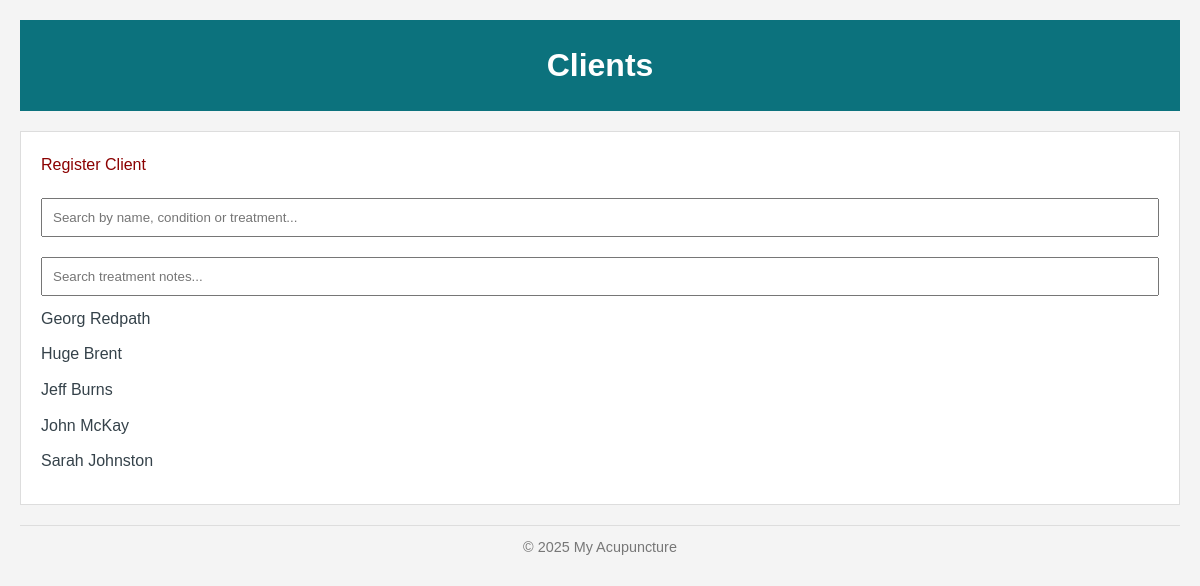
/, run on an earlier commit of the app's database.
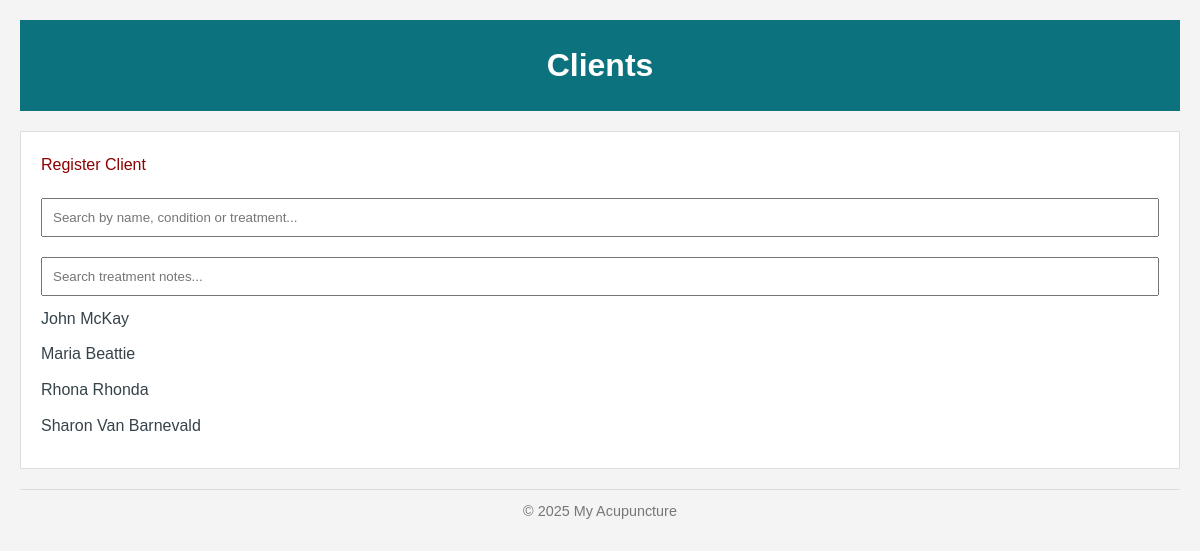
And on a later commit of the database.
### client/models.py (models this page shows, shortened)
class Client(models.Model):
    name = models.CharField(max_length=200)
    dob = models.DateField(null=True, blank=True)
    condition = models.TextField(help_text="Describe the client's condition")
    treatment = models.TextField(help_text="Initial treatment or notes")
    date_time = models.DateTimeField(default=timezone.now)

### client/views.py (the view, shortened to what this page needs)
# urls.py: path('', views.client_list, name='client_list'),
def client_list(request):
    client_query = request.GET.get('client_query', '').strip()
    notes_query = request.GET.get('notes_query', '').strip()
    clients = Client.objects.all().order_by('name')
    if notes_query:
        clients = clients.filter(sessions__treatment_notes__icontains=notes_query).distinct()
    context = {
        'clients': clients,
        'client_query': client_query,
        'notes_query': notes_query,
    }
    return render(request, 'client/client_list.html', context)

### client/templates/client/client_list.html (shortened to what this page needs)
{% extends 'base.html' %}
{% block header_title %}Clients{% endblock %}
{% block content %}
    <a href="{% url 'add_client' %}" class="highlighted-text" > Register Client</a>
    <form method="GET" action="{% url 'client_list' %}">
        <input type="text" name="client_query" value="{{ client_query }}" placeholder="Search by name, condition or treatment...">
    </form>
    <form method="GET" action="{% url 'client_list' %}">
        <input type="text" id="treatment_notes_search" name="notes_query" value="{{ notes_query }}" placeholder="Search treatment notes...">
    </form>
    {% if clients %}
        <ul>
            {% for client in clients %}
                <li>
                    <a href="{% url 'client_detail' client.pk %}">{{ client.name }}</a>
                </li>
            {% endfor %}
        </ul>
    {% else %}
        <p>No clients available.</p>
    {% endif %}
{% endblock %}

### client/templates/base.html (shortened to what this page needs)
{% load static %}
<!DOCTYPE html>
<html lang="en">
<head>
    <link rel="stylesheet" href="{% static 'css/styles.css' %}">
</head>
<body>
    <header>
        <h1>{% block header_title %}Default Title{% endblock %}</h1>
    </header>
    <main>
        {% block content %}
        {% endblock %}
    </main>
    <footer>
        <p>&copy; {{ current_year|default:"2025" }} My Acupuncture</p>
    </footer>
</body>
</html>

### client/static/css/styles.css (style rules this page uses)
* { margin: 0; padding: 0; box-sizing: border-box; }
body { font-family: Arial, sans-serif; line-height: 1.6; background-color: #f4f4f4; color: #333; padding: 20px; }
header { background: #0c727d; color: #ffffff; padding: 20px 0; text-align: center; margin-bottom: 20px; }
main, section { background: #ffffff; padding: 20px; margin-bottom: 20px; border: 1px solid #dddddd; }
footer { text-align: center; font-size: 0.9em; color: #777; margin-top: 20px; padding-top: 10px; border-top: 1px solid #dddddd; }
a { color: #35424a; text-decoration: none; }
ul { list-style-type: none; margin: 0; padding: 0; }
li { margin-bottom: 10px; }
form { margin-top: 20px; }
form input, form textarea, form button { display: block; width: 100%; margin-bottom: 10px; padding: 10px; }
.highlighted-text { color: #8B0000; }

What changed in the data, as far as the page shows it:
removed Client: name "Georg Redpath"
removed Client: name "Huge Brent"
removed Client: name "Jeff Burns"
removed Client: name "Sarah Johnston"
added Client: name "Maria Beattie"
added Client: name "Rhona Rhonda"
added Client: name "Sharon Van Barnevald"
